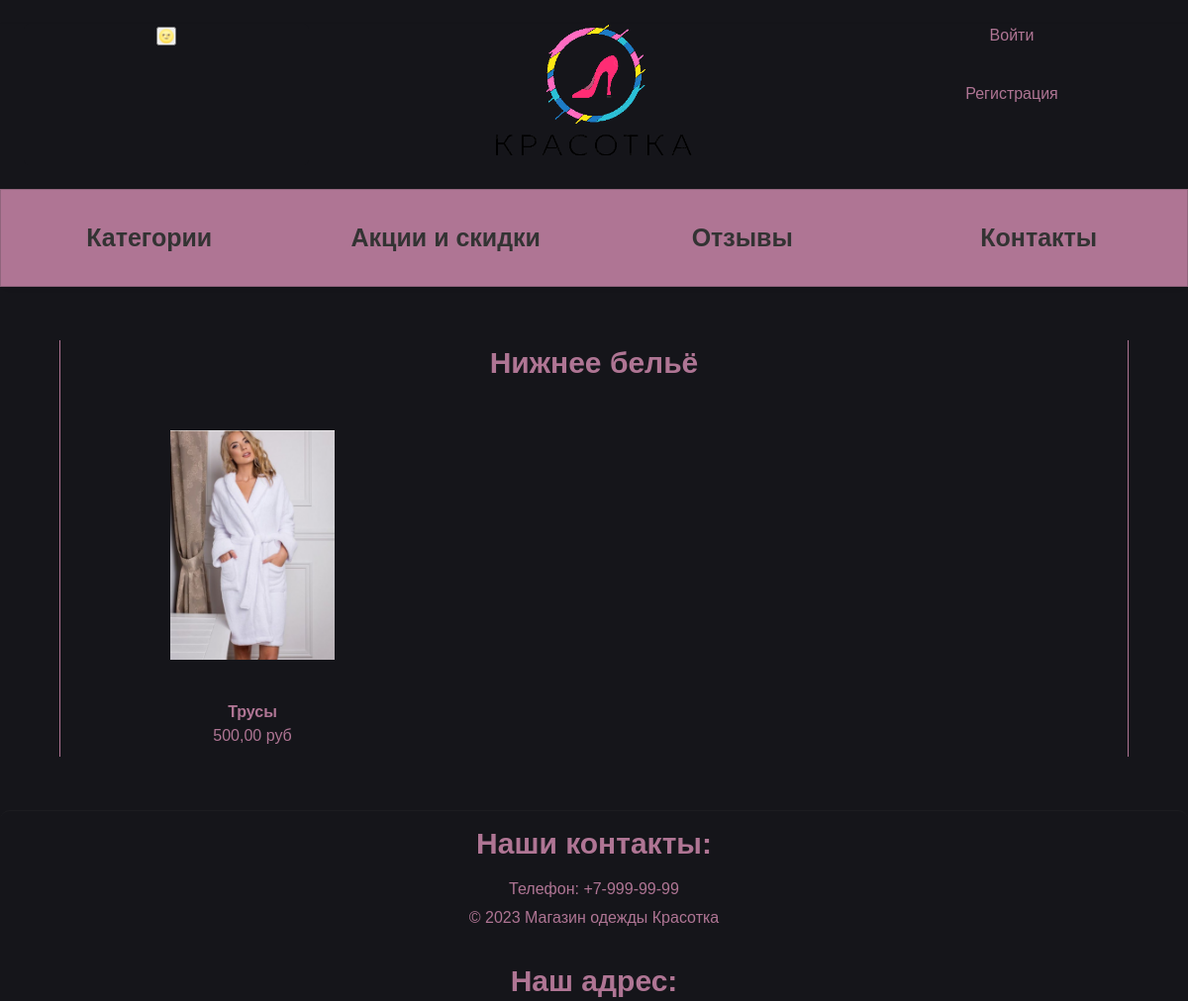
Before: /category/nizhnee-bele/ (upper part) with the older database file.
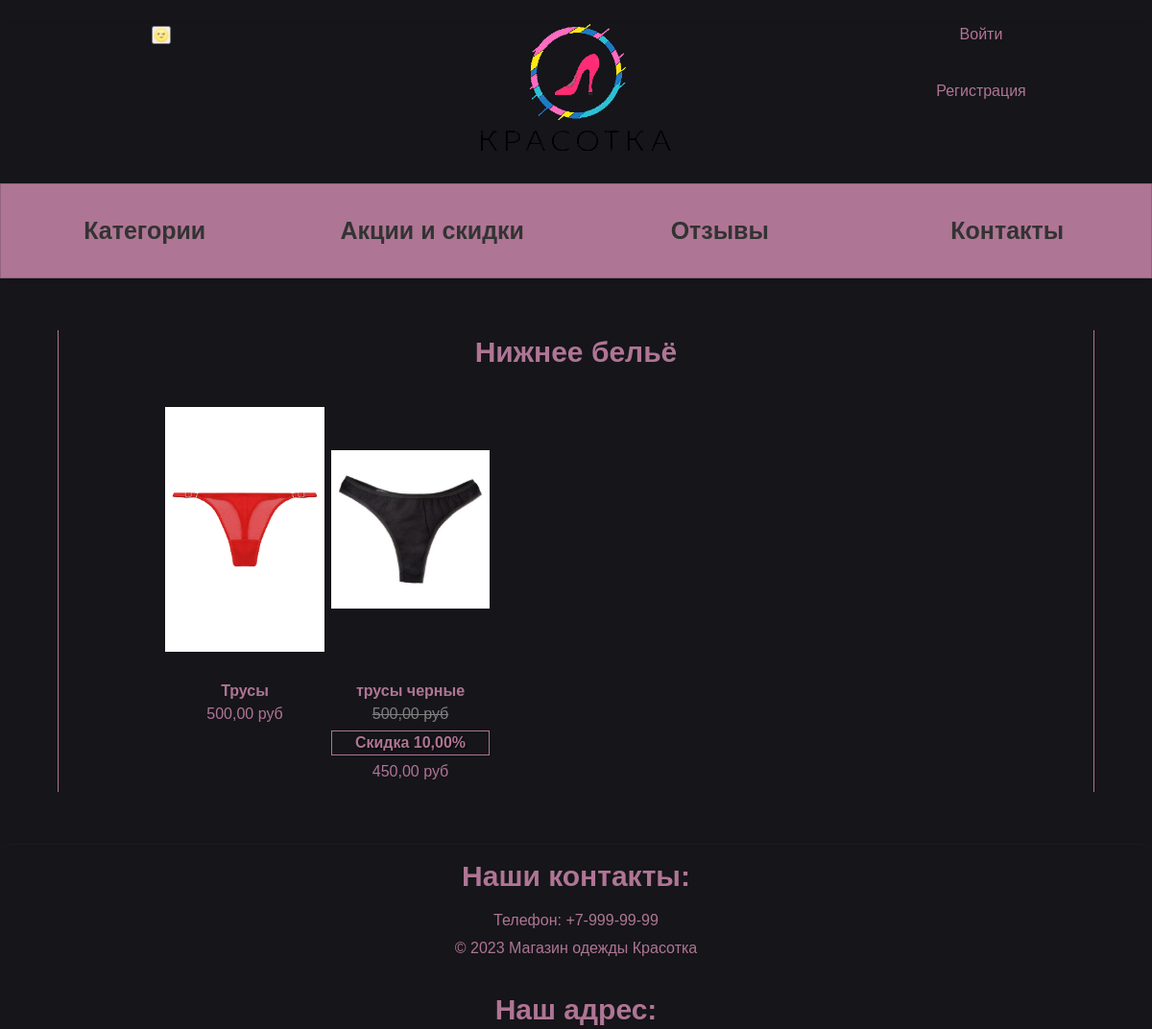
After: the same page with the newer database file.
### mainApp/models.py (models this page shows, shortened)
class Item(models.Model):
    category = models.ForeignKey(Category, on_delete=models.CASCADE, null=True, verbose_name='Категория')
    name = models.CharField(max_length=100, verbose_name='Название')
    description = models.TextField(default=None, verbose_name='Описание')
    price = models.DecimalField(max_digits=10, decimal_places=2, verbose_name='Цена')
    image = models.ImageField(upload_to='items/%Y/%m/%d/', blank=True, verbose_name='Фото')
    created_at = models.DateTimeField(auto_now_add=True, verbose_name='Создано')
    updated_at = models.DateTimeField(auto_now=True, verbose_name='Обновлено')
    slug_name = models.SlugField(max_length=100, verbose_name='Слаг (форен кей)', blank=True)
    item_slug = models.SlugField(max_length=100, unique=True, verbose_name='Слаг (предмета))', blank=True)
    discount = models.DecimalField(default=0.00, max_digits=4, decimal_places=2, verbose_name='Скидка')
    size = models.ManyToManyField(Size, verbose_name='Размеры')
    def sell_price(self):
        if self.discount:
            return round(self.price - self.price * self.discount / 100, 2)
        return self.price
    class Meta:
        verbose_name = 'Вещи'
        verbose_name_plural = 'Вещи'
        ordering = ['created_at', 'updated_at']

### mainApp/views.py (the view, shortened to what this page needs)
# urls.py: path('category/<slug:cat_slug>/', ItemsView.as_view(), name='items'),
class ItemsView(ListView):
    paginate_by = 8
    def get(self, request, *args, **kwargs):
        cat_items = Item.objects.filter(slug_name=self.kwargs['cat_slug'])
        cat_name = Category.objects.filter(slug_name=self.kwargs['cat_slug'])
        carts = get_cart_user(request)
        data = {
            'items': cat_items,
            'cat_name': cat_name[0],
            'carts': carts,
        }
        return render(request, 'home_linen.html', data)

### cart/models.py (called while the page is built)
    def total_quantity(self):
        if self:
            return sum(cart.quantity for cart in self)
        return 0

### cart/utils.py (called while the page is built)
def get_cart_user(request):
    if request.user.is_authenticated:
        return Cart.objects.filter(user=request.user)
    if not request.session.session_key:
        request.session.create()
    return Cart.objects.filter(session_key=request.session.session_key)

### mainApp/models.py (called while the page is built)
    def __str__(self):
        return self.name

### mainApp/templates/home_linen.html
{% extends "base.html" %}
{% load static %}
{% block content %}
<section class="item-section">
    <h2 style="text-align:center;">{{cat_name}}</h2>
    <ul class="item_list">
        {% for item in items %}
        <li class="item_list_item">
            <a class="category" href="{% url 'category' %}{{item.slug_name}}/{{item.item_slug}}/">
                {% if item.image %}
                <img src="{{item.image.url}}" alt="Картинка" class="item_img">
                {% else %}
                <img class="item_img" src="{% static 'mainApp/img/юбка.png' %}" alt="this is image of cate">
                {% endif %}
                <br>
                <h4>{{ item.name }}</h4>
                {% if not item.discount %}
                <p>{{ item.price }} руб</p>
                {% endif %}
                <div class="price_cart">
                    {% if item.discount %}
                    <p class="original-price">{{ item.price }} руб</p>
                    <b><p class="discounted-price">Скидка {{item.discount}}%</p></b>
                    <p>{{ item.sell_price }} руб</p>
                    {% endif %}
                </div>
            </a>
        </li>
        {% endfor %}
    </ul>
</section>
{% endblock %}

Changed rows visible on the page:
changed Item "Трусы": image: a different picture
added Item: image (picture), name "трусы черные", price "500,00", discount "10,00", sell_price "450,00"
